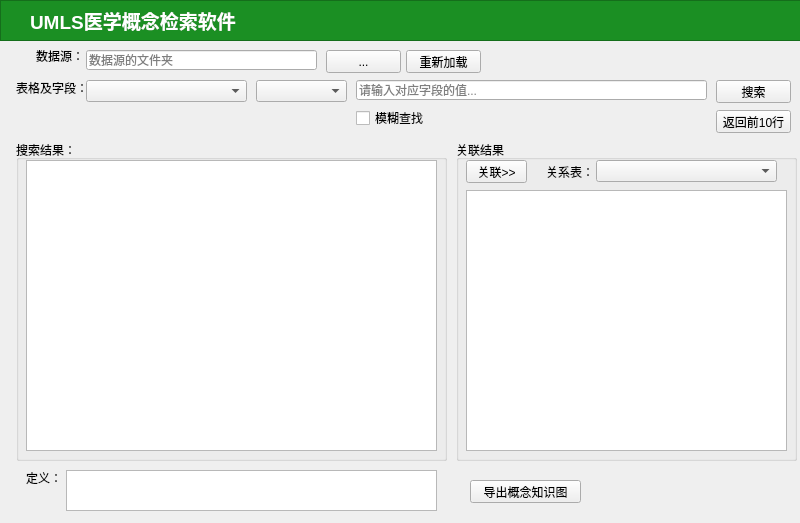
<?xml version="1.0" encoding="UTF-8"?>
<ui version="4.0">
 <class>MainWindow</class>
 <widget class="QMainWindow" name="MainWindow">
  <property name="geometry">
   <rect>
    <x>0</x>
    <y>0</y>
    <width>800</width>
    <height>523</height>
   </rect>
  </property>
  <property name="windowTitle">
   <string>UMLS医学概念检索软件 1.0</string>
  </property>
  <widget class="QWidget" name="centralwidget">
   <widget class="QPushButton" name="btn_search">
    <property name="geometry">
     <rect>
      <x>716</x>
      <y>80</y>
      <width>75</width>
      <height>23</height>
     </rect>
    </property>
    <property name="text">
     <string>搜索</string>
    </property>
   </widget>
   <widget class="QLineEdit" name="edit_search">
    <property name="geometry">
     <rect>
      <x>356</x>
      <y>80</y>
      <width>351</width>
      <height>20</height>
     </rect>
    </property>
    <property name="placeholderText">
     <string>请输入对应字段的值...</string>
    </property>
   </widget>
   <widget class="QGroupBox" name="groupBox">
    <property name="geometry">
     <rect>
      <x>16</x>
      <y>140</y>
      <width>431</width>
      <height>321</height>
     </rect>
    </property>
    <property name="title">
     <string>搜索结果：</string>
    </property>
    <widget class="QTableWidget" name="tv_results">
     <property name="geometry">
      <rect>
       <x>10</x>
       <y>20</y>
       <width>411</width>
       <height>291</height>
      </rect>
     </property>
    </widget>
   </widget>
   <widget class="QComboBox" name="cb_tables">
    <property name="geometry">
     <rect>
      <x>86</x>
      <y>80</y>
      <width>161</width>
      <height>22</height>
     </rect>
    </property>
   </widget>
   <widget class="QComboBox" name="cb_fields">
    <property name="geometry">
     <rect>
      <x>256</x>
      <y>80</y>
      <width>91</width>
      <height>22</height>
     </rect>
    </property>
   </widget>
   <widget class="QPushButton" name="btn_load_datasets">
    <property name="geometry">
     <rect>
      <x>406</x>
      <y>50</y>
      <width>75</width>
      <height>23</height>
     </rect>
    </property>
    <property name="text">
     <string>重新加载</string>
    </property>
   </widget>
   <widget class="QWidget" name="verticalLayoutWidget">
    <property name="geometry">
     <rect>
      <x>496</x>
      <y>50</y>
      <width>291</width>
      <height>21</height>
     </rect>
    </property>
    <layout class="QVBoxLayout" name="layout_progress"/>
   </widget>
   <widget class="QLabel" name="label">
    <property name="geometry">
     <rect>
      <x>36</x>
      <y>50</y>
      <width>54</width>
      <height>12</height>
     </rect>
    </property>
    <property name="text">
     <string>数据源：</string>
    </property>
   </widget>
   <widget class="QLineEdit" name="edit_datapath">
    <property name="geometry">
     <rect>
      <x>86</x>
      <y>50</y>
      <width>231</width>
      <height>20</height>
     </rect>
    </property>
    <property name="placeholderText">
     <string>数据源的文件夹</string>
    </property>
   </widget>
   <widget class="QPushButton" name="btn_select_datafolder">
    <property name="geometry">
     <rect>
      <x>326</x>
      <y>50</y>
      <width>75</width>
      <height>23</height>
     </rect>
    </property>
    <property name="text">
     <string>...</string>
    </property>
   </widget>
   <widget class="QLabel" name="label_2">
    <property name="geometry">
     <rect>
      <x>16</x>
      <y>80</y>
      <width>71</width>
      <height>16</height>
     </rect>
    </property>
    <property name="text">
     <string>表格及字段：</string>
    </property>
   </widget>
   <widget class="QCheckBox" name="cb_vague">
    <property name="geometry">
     <rect>
      <x>356</x>
      <y>110</y>
      <width>71</width>
      <height>16</height>
     </rect>
    </property>
    <property name="text">
     <string>模糊查找</string>
    </property>
   </widget>
   <widget class="QGroupBox" name="groupBox_2">
    <property name="geometry">
     <rect>
      <x>456</x>
      <y>140</y>
      <width>341</width>
      <height>321</height>
     </rect>
    </property>
    <property name="title">
     <string>关联结果</string>
    </property>
    <widget class="QTableWidget" name="tv_result_rel">
     <property name="geometry">
      <rect>
       <x>10</x>
       <y>50</y>
       <width>321</width>
       <height>261</height>
      </rect>
     </property>
    </widget>
    <widget class="QComboBox" name="cb_rel_tables">
     <property name="geometry">
      <rect>
       <x>140</x>
       <y>20</y>
       <width>181</width>
       <height>22</height>
      </rect>
     </property>
    </widget>
    <widget class="QLabel" name="label_3">
     <property name="geometry">
      <rect>
       <x>90</x>
       <y>21</y>
       <width>54</width>
       <height>21</height>
      </rect>
     </property>
     <property name="text">
      <string>关系表：</string>
     </property>
    </widget>
    <widget class="QPushButton" name="btn_associate">
     <property name="geometry">
      <rect>
       <x>10</x>
       <y>20</y>
       <width>61</width>
       <height>23</height>
      </rect>
     </property>
     <property name="text">
      <string>关联&gt;&gt;</string>
     </property>
    </widget>
   </widget>
   <widget class="QPushButton" name="btn_first10">
    <property name="geometry">
     <rect>
      <x>716</x>
      <y>110</y>
      <width>75</width>
      <height>23</height>
     </rect>
    </property>
    <property name="text">
     <string>返回前10行</string>
    </property>
   </widget>
   <widget class="QLabel" name="label_4">
    <property name="geometry">
     <rect>
      <x>26</x>
      <y>470</y>
      <width>71</width>
      <height>16</height>
     </rect>
    </property>
    <property name="text">
     <string>定义：</string>
    </property>
   </widget>
   <widget class="QTextEdit" name="edit_show">
    <property name="geometry">
     <rect>
      <x>66</x>
      <y>470</y>
      <width>371</width>
      <height>41</height>
     </rect>
    </property>
   </widget>
   <widget class="QPushButton" name="btn_export">
    <property name="geometry">
     <rect>
      <x>470</x>
      <y>480</y>
      <width>111</width>
      <height>23</height>
     </rect>
    </property>
    <property name="text">
     <string>导出概念知识图</string>
    </property>
   </widget>
   <widget class="QGraphicsView" name="gv_header">
    <property name="geometry">
     <rect>
      <x>0</x>
      <y>0</y>
      <width>801</width>
      <height>41</height>
     </rect>
    </property>
    <property name="autoFillBackground">
     <bool>false</bool>
    </property>
    <property name="styleSheet">
     <string notr="true">background:rgb(27, 143, 35)</string>
    </property>
    <property name="frameShadow">
     <enum>QFrame::Plain</enum>
    </property>
    <property name="backgroundBrush">
     <brush brushstyle="SolidPattern">
      <color alpha="255">
       <red>5</red>
       <green>85</green>
       <blue>17</blue>
      </color>
     </brush>
    </property>
    <property name="foregroundBrush">
     <brush brushstyle="SolidPattern">
      <color alpha="255">
       <red>0</red>
       <green>0</green>
       <blue>0</blue>
      </color>
     </brush>
    </property>
   </widget>
   <widget class="QLabel" name="label_5">
    <property name="geometry">
     <rect>
      <x>30</x>
      <y>10</y>
      <width>221</width>
      <height>21</height>
     </rect>
    </property>
    <property name="font">
     <font>
      <pointsize>14</pointsize>
      <weight>75</weight>
      <bold>true</bold>
     </font>
    </property>
    <property name="styleSheet">
     <string notr="true">color: rgb(255, 255, 255)</string>
    </property>
    <property name="text">
     <string>UMLS医学概念检索软件</string>
    </property>
   </widget>
   <widget class="QLabel" name="lb_export_info">
    <property name="geometry">
     <rect>
      <x>600</x>
      <y>470</y>
      <width>191</width>
      <height>41</height>
     </rect>
    </property>
    <property name="text">
     <string/>
    </property>
   </widget>
  </widget>
 </widget>
 <resources/>
 <connections/>
</ui>
